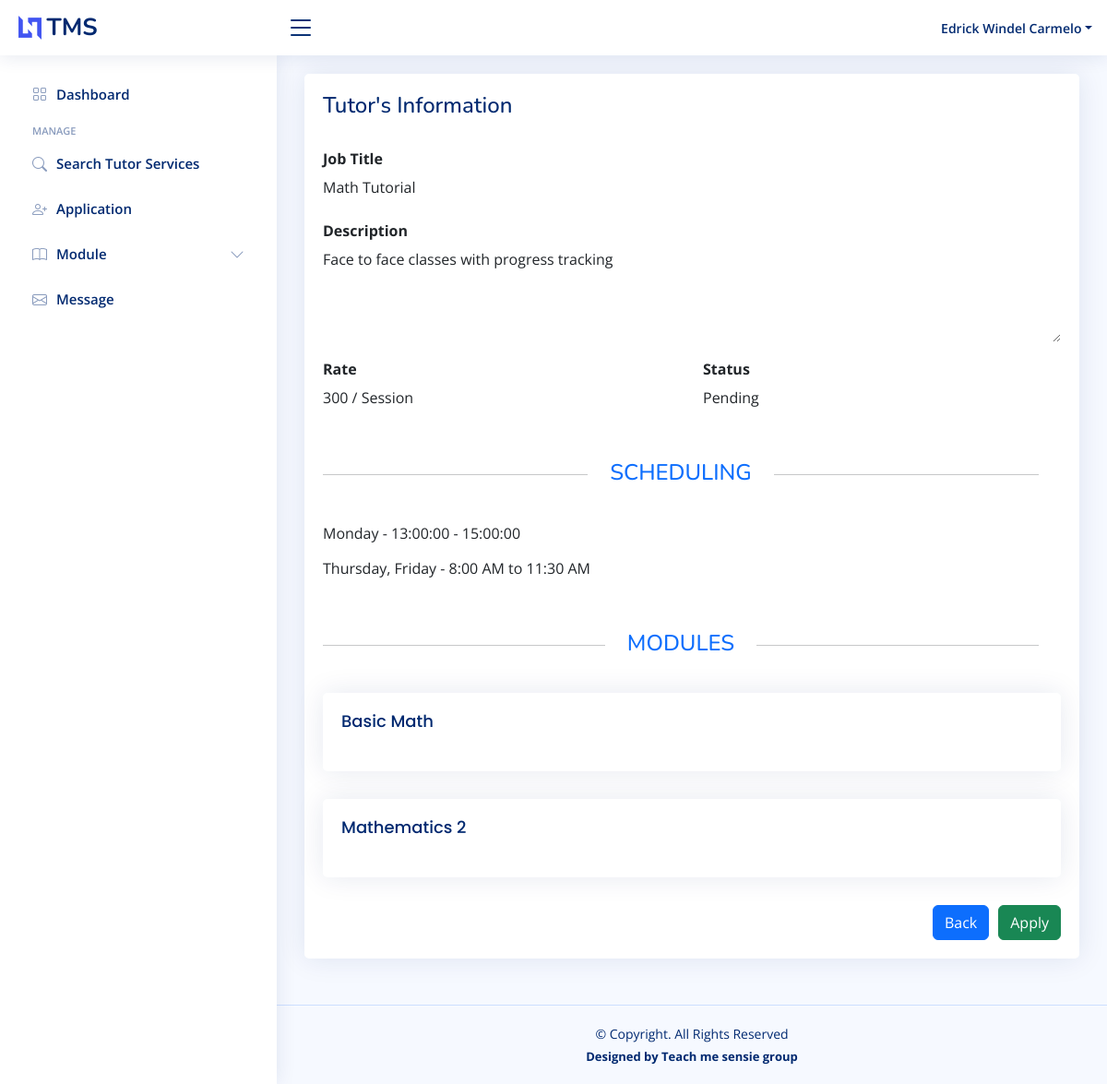
/student/search_view.php?id=9 (signed in), run on the app's committed database.
### tables this page shows
CREATE TABLE `job` (
  `job_id` int(11) NOT NULL,
  `user_id` int(11) NOT NULL,
  `title` varchar(255) NOT NULL,
  `description` text NOT NULL,
  `rate` varchar(255) NOT NULL,
  `rate_description` varchar(255) NOT NULL,
  `day` varchar(255) NOT NULL,
  `time_from` time NOT NULL,
  `time_to` time NOT NULL,
  `custome` varchar(255) NOT NULL,
  `status` varchar(255) NOT NULL DEFAULT 'Active',
  `date_posted` timestamp NOT NULL DEFAULT current_timestamp() ON UPDATE current_timestamp()
);

CREATE TABLE `job_module` (
  `module_id` int(11) NOT NULL,
  `job_id` int(11) NOT NULL,
  `module_title` varchar(255) NOT NULL,
  `module_description` text NOT NULL
);

### student/search_view.php (the view, shortened to what this page needs)
<?php
 include("./include/authentication.php");
 include("./include/header.php");
 include("./include/topbar.php");
 include("./include/sidebar.php");
?>
<div class="row">
            <div class="col-md-12">
                <div class="card">
                    <div class="card-title">
                    <h4 style="margin-left: 20px">Tutor's Information
                        </h4>
                    </div>
                    <div class="card-body">
                    <?php
                        if(isset($_GET['id']))
                        {
                            $id = $_GET['id'];
                            $users = "SELECT
                            onlinetutorial.job.*
                        FROM
                            onlinetutorial.job
                        WHERE
                            onlinetutorial.job.job_id = '$id'";
                            $users_run = mysqli_query($con, $users);
                            if(mysqli_num_rows($users_run) > 0)
                            {
                                foreach($users_run as $user)
                                {
                             ?>
                        <form action="process.php" method="POST" enctype="multipart/form-data">
                     <div class="row">
                     <div class="col-md-12 mb-3">
                            <label for=""><strong>Job Title</strong></label>
                            <p class="form-control-plaintext"><?=$user['title'];?></p>
                    </div>
                    <div class="col-md-12 mb-3">
                    <label for=""><strong>Description</strong></label>
                        <textarea class="form-control-plaintext" name="description" rows="4"  maxlength="200" disabled><?=$user['description'];?></textarea>
                    </div>
                    <div class="col-md-6 mb-3">
                    <label for=""><strong>Rate</strong></label>
                    <p class="form-control-plaintext"><?=$user['rate'];?> / <?=$user['rate_description'];?></p>
                    </div>
                   <div class="col-md-6 mb-3">
                    <label for=""><strong>Status</strong></label>
                    <p class="form-control-plaintext"><?=$user['status'];?></p>
                   </div>
                <div class="row mt-4">
                <div class="col">
                  <hr class="my-4">
                </div>
                <div class="col-auto mt-2 mb-4">
                  <h4 class="text-primary">SCHEDULING</h4c>
                </div>
                <div class="col">
                  <hr class="my-4">
                </div>
              </div>
              <div class="col-md-12 mb-3">
                            <p class="form-control-plaintext"><?=$user['day'];?> - <?=$user['time_from'];?> - <?=$user['time_to'];?></p>
                            <p class="form-control-plaintext"><?=$user['custome'];?></p>
              </div>
              <div class="row mt-4">
                <div class="col">
                  <hr class="my-4">
                </div>
                <div class="col-auto mt-2 mb-4">
                  <h4 class="text-primary">MODULES</h4c>
                </div>
                <div class="col">
                  <hr class="my-4">
                </div>
              </div>
              <div class="container">
                  <div class="col-md-12 mt-2">
                  <?php
                  require '../admin/config/config.php';
                  $id = $_GET['id'];
                  $query = "SELECT
                  job_module.module_id,
                  job_module.module_title,
                  job_module.module_description,
                  job_module.job_id
                FROM
                  job_module
                WHERE
                  job_module.job_id = '$id'";
                  $query_run = mysqli_query($con, $query);
                  $check_module = mysqli_num_rows($query_run) > 0;
                  if($check_module)
                  {
                    while($row = mysqli_fetch_array($query_run))
                    {
                      ?>
                  <div class="card">
                    <div class="card-body">
                      <h5 class="card-title"><?php echo $row['module_title'] ?></h5>
                    </div>
                  </div>
                      <?php
                    }
                  }
                  else
                  {
                    echo "No Module";
                  }
                  ?>
                  </div>
              </div>
    <div class="col-md-12">
    <button type="submit" name="apply" class="btn btn-success" style="float:right; margin-left: 10px;">Apply</button>
    <a class="btn btn-primary" href="search.php" role="button" style="float:right;">Back</a>
    </div>
                               </div>
                                </div>
                <?php
                                }
                            }
                            else
                            {
                                ?>
                                <h4>No Record Found!</h4>
                                <?php
                            }
                        }
?>
                    </div>
                </div>
            </div>
<?php
 include("./include/footer.php");
?>

### student/assets/css/style.css (style rules this page uses)
:root { scroll-behavior: smooth; }
body { font-family: "Open Sans", sans-serif; background: #f6f9ff; color: #444444; }
a { color: #4154f1; text-decoration: none; }
h1, h2, h3, h4, h5, h6 { font-family: "Nunito", sans-serif; }
.card { margin-bottom: 30px; border: none; border-radius: 5px; box-shadow: 0px 0 30px rgba(1, 41, 112, 0.1); }
.card-title { padding: 20px 0 15px 0; font-size: 18px; font-weight: 500; color: #012970; font-family: "Poppins", sans-serif; }
.card-body { padding: 0 20px 20px 20px; }

### data on the page
job: title "Math Tutorial", description "Face to face classes with progress tracking", rate "300", rate_description "Session", status "Pending", day "Monday", time_from "13:00:00", time_to "15:00:00", custome "Thursday, Friday - 8:00 AM to 11:30 AM"
job_module: module_title "Basic Math"
job_module: module_title "Mathematics 2"

### other printed values
$_SESSION['auth_user']['user_name'] "Edrick Windel Carmelo"
